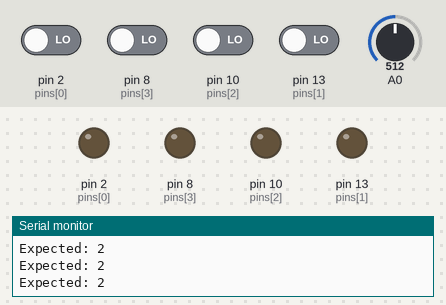
Bench run of a sketch on a simulated Arduino Uno, built with avr-gcc and run on an emulated ATmega328P. Parts: output pins drawn as LEDs (lit = HIGH), the last lines printed to the serial monitor. Dashed ring = blinking. Inputs (shaded band) come from the test bench; at power-on: pin 2 (pins[0]), pin 8 (pins[3]), pin 10 (pins[2]), pin 13 (pins[1]) LOW, A0 = 512. Random numbers use the default seed unless the sketch sets one.

Above: at 9.2 s.
9.3 s: A0 set to 511
At 13.6 s:
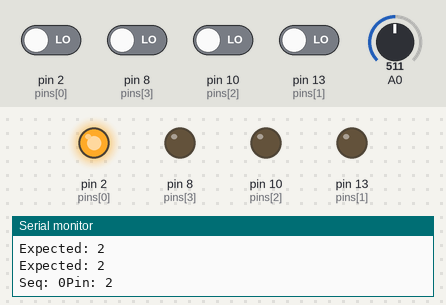
21.5 s: A0 set to 306
At 25.6 s:
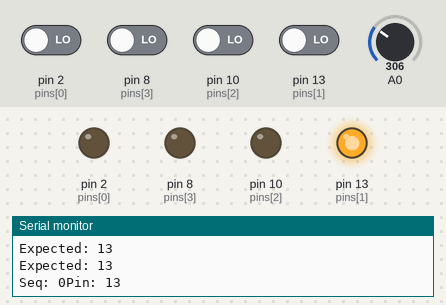
53.2 s: A0 set to 716
At 54.4 s:
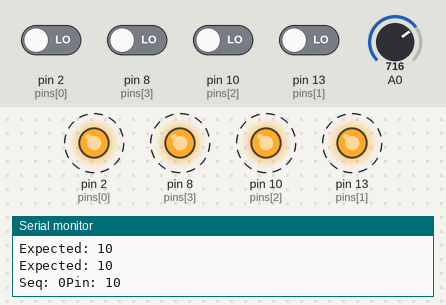
Timing chart, 0 to 58.0 s (numbered marks = the images above; inputs shaded):
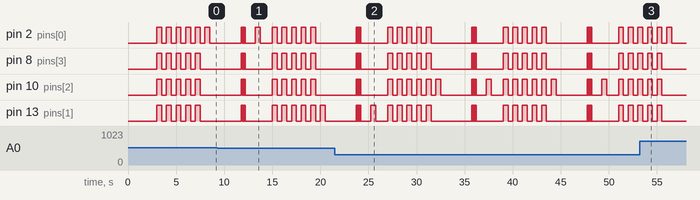

The sketch:

led_game.ino
```cpp
#define PLAYER_WAIT_TIME 3000 // The time allowed between button presses -3s
byte sequence[100]; // Storage for the light sequence
byte curLen = 0; // Current length of the sequence
byte inputCount = 0; // The number of times that the player has pressed a (correct) button in a given turn

byte lastInput = 0; // Last input from the player
byte expRd = 0; // The LED that's suppose to be lit by the player
bool btnDwn = false; // Used to check if a button is pressed
bool wait = false; // Is the program waiting for the user to press a button
bool resetFlag = false; // Used to indicate to the program that once the player lost

//byte soundPin = 5; // Speaker output
byte noPins = 4; // Number of buttons/LEDs (While working on this, I was using only 2 LEDs)

 // You could make the game harder by adding an additionalLED/button/resistors combination.

byte pins[] = {2, 13, 10, 8}; // Button input pins and LED ouput pins - change these vaules if you wwant to connect yourbuttons to other pins

 // The number of elements must match noPins below

long inputTime = 0; // Timer variable for the delay between user inputs
void setup() {
 delay(3000); // This is to give me time to breathe after connection the arduino - can be removed if you want

 Serial.begin(9600); // Start Serial monitor. This can be removed too as long as you remove all references to Serial below

 Reset();
}
///
/// Sets all the pins as either INPUT or OUTPUT based on the value of 'dir'
///
void setPinDirection(byte dir){
 for(byte i = 0; i < noPins; i++){
 pinMode(pins[i], dir);
 }
}
//send the same value to all the LED pins
void writeAllPins(byte val){
 for(byte i = 0; i < noPins; i++){
 digitalWrite(pins[i], val);
 }
}
//Makes a (very annoying :) beep sound
//void beep(byte freq){
 //analogWrite(soundPin, 2);
 //delay(freq);
 //analogWrite(soundPin, 0);
 //delay(freq);
//}
///
/// Flashes all the LEDs together
/// freq is the blink speed - small number -> fast | big number -> slow
///
void flash(short freq){
 setPinDirection(OUTPUT); /// We're activating the LEDS now
 for(int i = 0; i < 5; i++){
 writeAllPins(HIGH);
 // beep(50);
 delay(freq);
 writeAllPins(LOW);
 delay(freq);
 }
}
///
///This function resets all the game variables to their default values
///
void Reset(){
 flash(500);
 curLen = 0;
 inputCount = 0;
 lastInput = 0;
 expRd = 0;
 btnDwn = false;
 wait = false;
 resetFlag = false;
}
///
/// User lost
///
void Lose(){
 flash(50);
}
///
/// The arduino shows the user what must be memorized
/// Also called after losing to show you what you last sequence was
///
void playSequence(){
 //Loop through the stored sequence and light the appropriate LEDs in turn
 for(int i = 0; i < curLen; i++){
 Serial.print("Seq: ");
 Serial.print(i);
 Serial.print("Pin: ");
 Serial.println(sequence[i]);
 digitalWrite(sequence[i], HIGH);
 delay(500);
 digitalWrite(sequence[i], LOW);
 delay(250);
 }
}
///
/// The events that occur upon a loss
///
void DoLoseProcess(){
 Lose(); // Flash all the LEDS quickly (see Lose function)
 delay(1000);
 playSequence(); // Shows the user the last sequence - So you can count

 delay(1000);
 Reset(); // Reset everything for a new game
}
///
/// Where the magic happens
///
void loop() {
 if(!wait){
 //******//
 // Arduino's turn //
 //******//
 setPinDirection(OUTPUT); // We're using the LEDs

 randomSeed(analogRead(A0));
 sequence[curLen] = pins[random(0,noPins)]; // Put a new random value in the
//next position
 curLen++; // Set the new Current length of the sequence

 playSequence(); // Show the sequence to the player
 // beep(50); // Make a beep for the player to be aware

 wait = true; // Set Wait to true as it's now going to be the turn of the player

 inputTime = millis(); // Store the time to measure the player's
//response time
 }else{
 //*****//
 // Player's turn //
 //*****//
 setPinDirection(INPUT); // We're using the buttons
 if(millis() - inputTime > PLAYER_WAIT_TIME){ // If the player takes more than the allowed time,

 DoLoseProcess(); // All is lost :(
 return;
 }

 if(!btnDwn){ //
 expRd = sequence[inputCount]; // Find the value we expect from the player

 Serial.print("Expected: "); // Serial Monitor Output - Should be removed if you removed the Serial.begin above

 Serial.println(expRd); // Serial Monitor Output - Should be removed if you removed the Serial.begin above


 for(int i = 0; i < noPins; i++){ // Loop through the all the pins
 if(pins[i]==expRd)
 continue; // Ignore the correct pin
 if(digitalRead(pins[i]) == HIGH){ // Is the buttong pressed
 lastInput = pins[i];
 resetFlag = true; // Set the resetFlag - this means you lost
 btnDwn = true; // This will prevent the program from doing the same thing over and over again

 Serial.print("Read: "); // Serial Monitor Output - Should be removed if you removed the Serial.begin above

 Serial.println(lastInput); // Serial Monitor Output - Should be removed if you removed the Serial.begin above

 }
 }
 }
 if(digitalRead(expRd) == 1 && !btnDwn) // The player pressed the right
//button
 {
 inputTime = millis(); //
 lastInput = expRd;
 inputCount++; // The user pressed a (correct) button again
 btnDwn = true; // This will prevent the program from doing the same thing over and over again

 Serial.print("Read: "); // Serial Monitor Output - Should be removed ifyou removed the Serial.begin above

 Serial.println(lastInput); // Serial Monitor Output - Should be removed if you removed the Serial.begin above

 }else{
 if(btnDwn && digitalRead(lastInput) == LOW){ // Check if the player released the button

 btnDwn = false;
 delay(20);
 if(resetFlag){ // If this was set to true up above, you lost
 DoLoseProcess(); // So we do the losing sequence of events
 }
 else{
 if(inputCount == curLen){ // Has the player finished repeating the sequence

 wait = false; // If so, this will make the next turn the
//program's turn
 inputCount = 0; // Reset the number of times that the player
//has pressed a button
 delay(1500);
 }
 }
 }
 }
 }
}
```

Measured:
- the behaviour switches between 512 and 511 on A0 (found by bisection; images 0 and 1)
- by itself, pin 2 (pins[0]), pin 8 (pins[3]): repeats every 12.0 s: 4 × (LOW 0.05 s, HIGH 0.05 s), LOW 2.8 s, 4 × (HIGH 0.50 s, LOW 0.50 s), HIGH 0.50 s, LOW 4.3 s, HIGH 0.05 s
